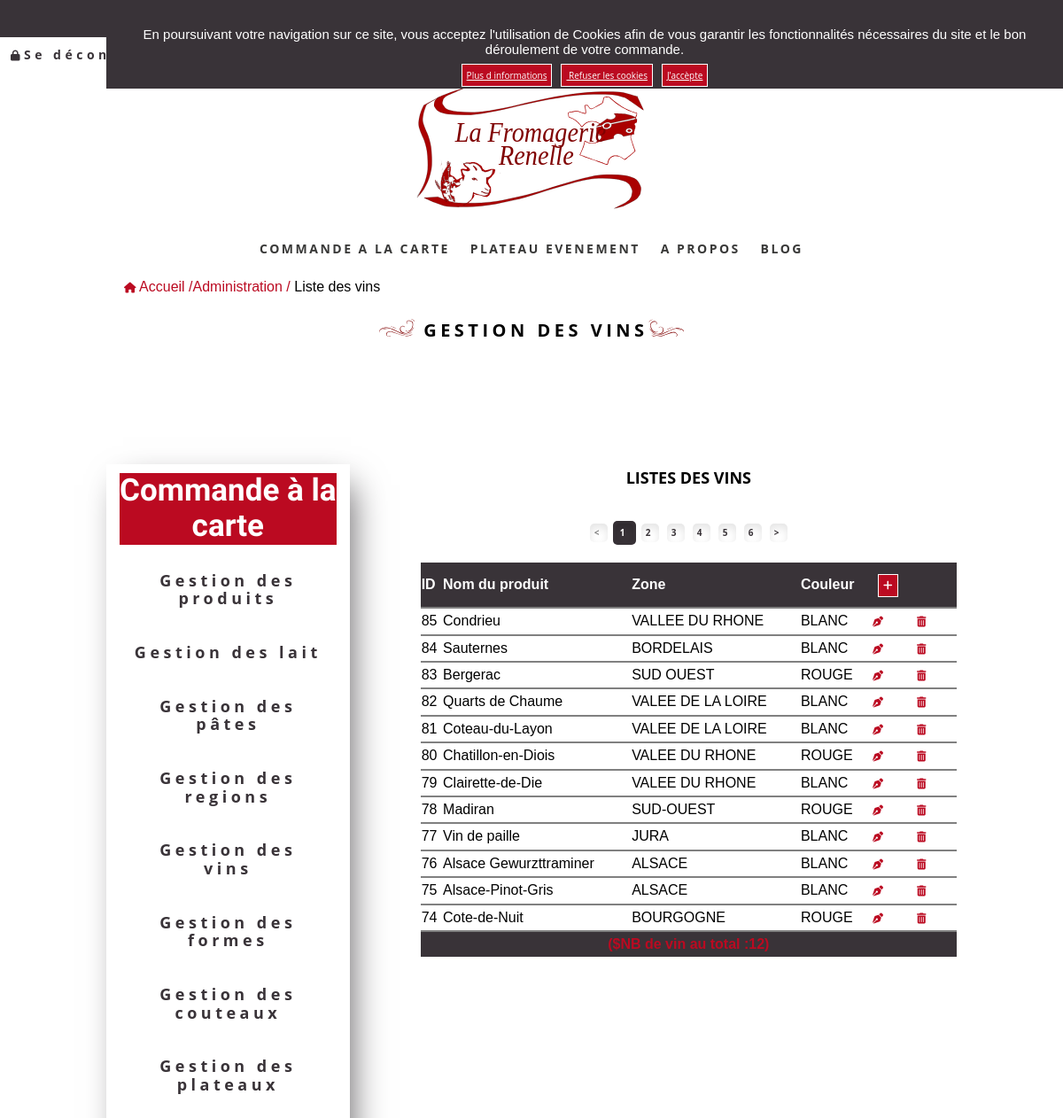
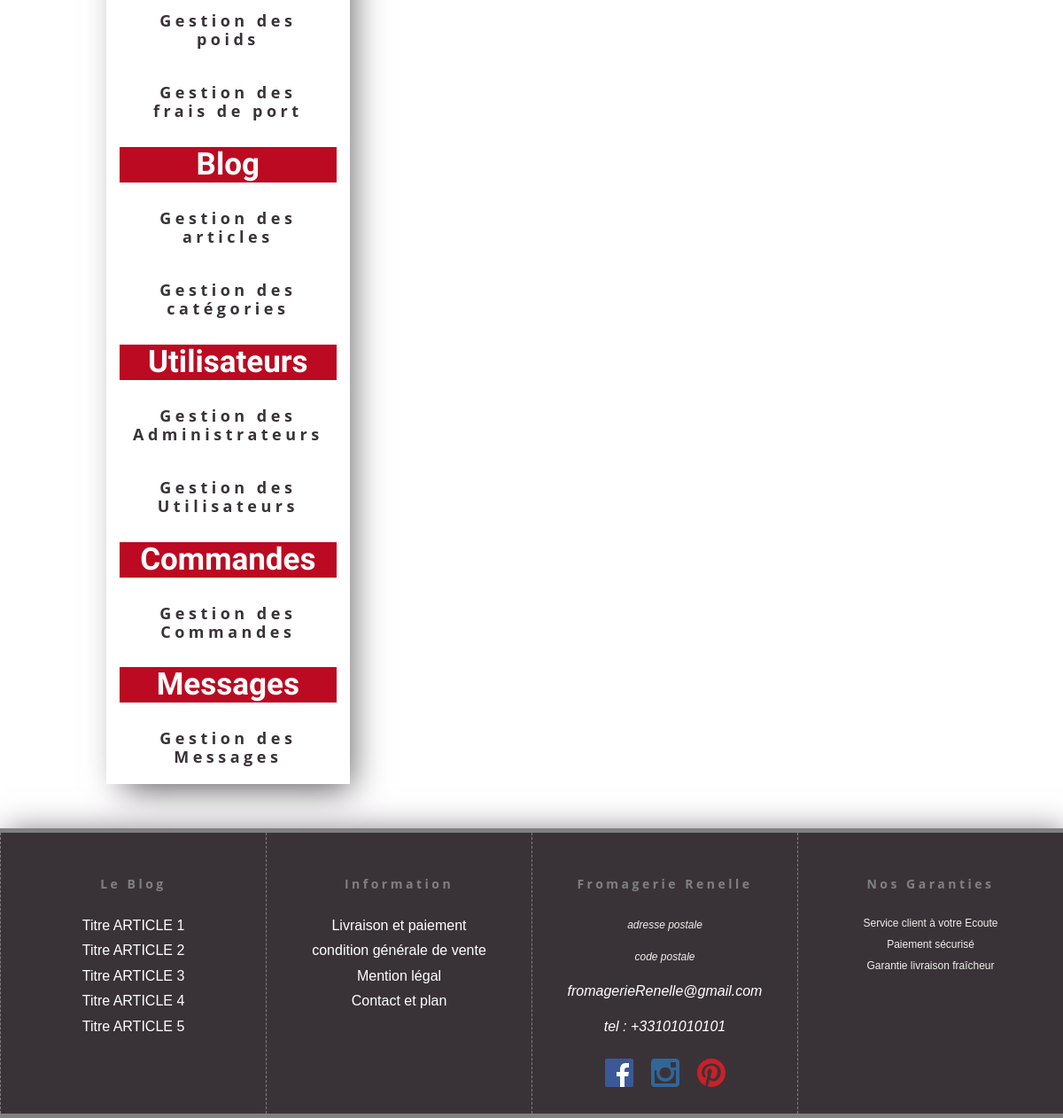
Screenshot of /index.php?controller=wineadmin&action=index (signed in) with the database file from the repository (2 pictures, top to bottom).
### tables this page shows
CREATE TABLE `wine` (
  `id` int(11) NOT NULL,
  `name` varchar(100) NOT NULL,
  `zoned` varchar(100) NOT NULL,
  `color` varchar(100) NOT NULL
);

### utilities/Controller.php (called while the page is built, shortened)
<?php
abstract class Controller
{
    public function renderView(string $view, array $params = [])
    {
        include 'views/layout.phtml';
    }
}

### controllers/admin/WineadminController.php (called while the page is built, shortened)
<?php
class WineadminController extends Controller
{
    public function index()
    {
        $esclusivite = new Product();
        $esclusivite = $esclusivite->GetExclusivite();
        $trays = new Tray();
        $trays = $trays->getAll();
        $regions = new Region();
        $regions = $regions->getAll();
        $milks = new Milk();
        $milks = $milks->getAll();
        $doughs = new Dough();
        $doughs = $doughs->getAll();
        $w = new Wine();
        $w = $w->getNbrAdmin();
        $nbrWine = $w[0]['nbr'];
        if (isset($_GET['page']) && !empty($_GET['page'])) {
            $currentPage = (int) strip_tags(htmlspecialchars($_GET['page']));
        } else {
            $currentPage = 1;
        }
        $parPage = 15;
        $pages = ceil($nbrWine / $parPage);
        $premier = ($currentPage * $parPage) - $parPage;
        $wines = new Wine();
        $wines = $wines->getAllAdmin($premier, $parPage);
        $this->renderView('admin/wine_list_admin',
            [
                'esclusivite' => $esclusivite,
                'wines' => $wines,
                'doughs' => $doughs,
                'milks' => $milks,
                'trays' => $trays,
                'regions' => $regions,
                'pages' => $pages,
                'currentPage' => $currentPage,
                'flash' => new FlashService()
            ]
        );
    }
}

### utilities/Database.php (called while the page is built, shortened)
<?php
class Database
{
    private $cnx;
    public function __construct()
    {
        try {
            $this->cnx = new PDO(
                "mysql:host=" . DATABASE['host'] . ";dbname=" . DATABASE['dbname'] . ";charset=utf8",
                DATABASE['user'],
                DATABASE['password']
            );
        } catch (PDOException $exception)
        {
            die($exception->getMessage());
        }
    }
    public function __destruct()
    {
        $this->cnx = null;
    }
    public function query(string $sql, array $criteria = array())
    {
        $query = $this->cnx->prepare($sql);
        $query->execute($criteria);
        return $query->fetchAll(PDO::FETCH_ASSOC);
    }
     public function queryPage(string $sql,array $criteria= [])
    {
        if(isset($_GET['page']) && !empty($_GET['page'])){
            $currentPage =(int) strip_tags($_GET['page']);
        }else{
            $currentPage =1;
        }
        $parPage =12;
        $premier = ($currentPage * $parPage) - $parPage;
        $query = $this->cnx->prepare($sql);
        $query->bindValue(':premier',$premier,PDO::PARAM_INT);
        $query->bindValue(':parpage',$parPage ,PDO::PARAM_INT);
        if(empty($criteria))
        $query->execute();
        else
         $query->execute($criteria);
        return $query->fetchAll(PDO::FETCH_ASSOC);
    }
}

### utilities/Autoload.php (called while the page is built, shortened)
<?php
spl_autoload_register(function ($class) {
    $sources  = [
        "controllers/$class.php",
        "controllers/admin/$class.php",
        "models/$class.php",
        "utilities/$class.php",
    ];
    foreach ($sources as $source) {
        if (file_exists($source)) {
            $test = true;
        }
    }
});

### models/Wine.php (called while the page is built, shortened)
<?php
class Wine
{
    public function getAllAdmin()
    {
        $cnx = new Database();
        $db=$cnx->queryPage('SELECT id,wine.name,zoned,color FROM wine
        ORDER BY id DESC
        LIMIT :premier, :parpage');
        return $db;
    }
    public function getNbrAdmin()
    {
    $cnx = new Database();
    $db = $cnx->query('SELECT COUNT(*)as nbr FROM wine ');
    return $db;
    }
}

### views/admin/wine_list_admin.phtml (the view, shortened to what this page needs)
<p class="lien"><a href="index.php?controller=home&action=index" title="retour à l'accueil"><i class="fa fa-home"></i> Accueil /</a><a href="index.php?controller=homeadmin&action=index" title="accueil admin">Administration /</a> Liste des vins </p>
<h2><img src="assets/img/logo/signeG.svg" alt="signeG"><span> GESTION DES VINS<img src="assets/img/logo/signeD.svg" alt="signeD"></span></h2>
<div class="list_product">
  <?php include 'aside_bar.phtml' ?>
  <div class=table-list>
    <h3>LISTES DES VINS</h3>
    <nav class="pagination">
      <ul>
        <li class="page-item <?= ($currentPage == 1) ? "disabled" : "" ?>">
          <a href="index.php?controller=wineadmin&action=index&page=<?= intval($currentPage - 1) ?>" class="page-link">
            &lt;</a> </li> <?php for ($page = 1; $page <= $pages; $page++) : ?>
        <li class="page-item <?= ($currentPage == $page) ? "active" : "" ?>">
          <a href="index.php?controller=wineadmin&action=index&page=<?= intval($page) ?>" class="page-link"><?= intval($page) ?></a>
        </li>
      <?php endfor ?>
      <li class="page-item <?= ($currentPage == $pages) ? "disabled" : "" ?>">
        <a href="index.php?controller=wineadmin&action=index&page=<?= intval($currentPage + 1) ?>" class="page-link">&gt;</a>
      </li>
      </ul>
    </nav>
    <table class="generic-table listproduct">
      <thead>
        <tr>
          <th>ID</th>
          <th>Nom du produit</th>
          <th>Zone</th>
          <th>Couleur</th>
          <th colspan="2"><a class="btn" href="index.php?controller=wineadmin&action=insert" title="insertion d'un nouveau vin"><i class="fas fa-plus"></i></a> </th>
        </tr>
      </thead>
      <tbody>
        <?php foreach ($wines as $wine) : ?>
          <tr>
            <td><?= htmlspecialchars($wine['id']) ?></td>
            <td><?= htmlspecialchars($wine['name']) ?></td>
            <td><?= htmlspecialchars($wine['zoned']) ?></td>
            <td><?= htmlspecialchars($wine['color']) ?></td>
            <td class="icone_e"><a href="index.php?controller=wineadmin&action=edit&id=<?= intval($wine['id']); ?>" title="modification d'un vin"><i class="fas fa-pen-nib"></i></a></td>
            <td class="icone_e"><a href="index.php?controller=wineadmin&action=delete&id=<?= intval($wine['id']); ?>" title="suppression d'un vin" class="supprimer"><i class="fa fa-trash" aria-hidden="true"></i></a></td>
          </tr>
        <?php endforeach; ?>
      </tbody>
      <tfoot>
        <tr>
          <td colspan="6"><strong>($NB de vin au total :<?= count($wines) ?>)</strong></td>
        </tr>
      </tfoot>
    </table>
  </div>
</div>

### assets/css/style.css (style rules this page uses)
* { box-sizing: border-box; outline: none; }
html { font-size: 62.5%; margin: 0 auto; }
a { text-decoration: none; color:white; }
p { font-size: 1.4rem; text-align: center; }
h2,h3 { font-family: "Open sans"; font-size: 1.2rem; text-align: center; }
h2 { letter-spacing: 0.25rem; padding: 1rem; }
:root { --color-back-btn:#BB0A21; --color-text-btn:#BB0A21; --color-border:#BB0A21; }
h2 img, h3 img { width: 2.2rem; }
strong { color: var( --color-text-btn); }
.lien { display: none; }
i { font-size: 1.2rem; }
.btn { border: 0.1rem white solid; background-color: var( --color-back-btn); padding: 0.5rem; font-family: "Open sans"; font-size: 1rem; color: white; }
.generic-table { width: 100%; }
.generic-table th { text-align: left; height: 5rem; }
.generic-table td { text-align: left; height: 3rem; }
table { display: table; box-sizing: border-box; border-spacing: 0; }
.pagination { display: inline-block; margin: 2rem auto; text-align: center; width: 100%; }
.pagination ul { display: block; margin: 0 auto; }
.pagination ul li { display: inline-block; }
.pagination .active,.nav-basket .active { background-color: #393338; border-radius:0.5rem; box-shadow:inset 0 0.5rem 1rem rgba(0,0,0,.1); }
.pagination .active a,.nav-basket .active a { color: white; padding: 0.5rem; }
.pagination a { padding: 0.5rem; margin:0.3rem; font-size: 1rem; text-align:center; border-radius:0.5rem; box-shadow:inset 0 0.5rem 1rem rgba(0,0,0,.1); }
.pagination li.disabled a { pointer-events: none; cursor: default; color: gray; }
.list_product { flex-direction: column; }
.icone_e { width: 3.5rem; padding: 0.5rem; text-align: center; }
nav > ul > li > a { font-weight: bold; padding: 2rem 3rem; color: #393338; display: inline-block; text-decoration: none; text-align: center; font-family: "Open sans"; font-size: 1.2rem; letter-spacing: 0.45rem; }
nav ul { margin: 0; padding: 0; list-style-type: none; text-align: center; }
.table-list { max-width: 80%; margin: 5rem auto; }
.table-list h3 { text-align: center; margin-top: 2.5rem; }
.table-list td { font-size: 1.2rem; border-collapse: collapse; border-top: 0.2rem solid gray; }
.listproduct { text-align: center; width: 100%; font-size: 1.2rem; margin: 0 auto; }
.listproduct thead, .listproduct tfoot { background-color: #393338; color: white; }
.listproduct tfoot td { text-align: center; }
.listproduct thead th { font-size: 1.2rem; }
.list_product { margin: 5rem 0; }
.listproduct td a { color: var( --color-text-btn); }
.listproduct th a { margin: 1.5rem 1rem; }
html { height: 100%; }
@media only screen and (min-width: 768px) { h2 { font-size: 1.6rem; letter-spacing: 0.45rem; } }
@media only screen and (min-width: 768px) { h2 img { width: 4rem; } }
@media only screen and (min-width: 768px) { .lien { display: block; text-align: left; } }
@media only screen and (min-width: 768px) { .lien a { color: var( --color-text-btn); } }
@media only screen and (min-width: 768px) { nav > ul > li > a { display: inline-block; font-size: 1.8rem; } }
@media only screen and (min-width: 768px) { nav > ul > li { display: inline-block; } }
@media only screen and (min-width: 768px) { .table-list { margin-top: 5rem; } }
@media only screen and (min-width: 768px) { .table-list h3 { margin-top: 3.5rem; } }
@media only screen and (min-width: 768px) { .listproduct { font-size: 1.6rem; } }
@media only screen and (min-width: 768px) { .icone_e { width: 5rem; } }
@media only screen and (min-width: 768px) { .icone_e a { width: 2rem; } }
@media screen and (min-width: 960px) { a { font-size: 1.6rem; } }
@media screen and (min-width: 960px) { h2 { font-size: 2rem; letter-spacing: 0.45rem; } }
@media screen and (min-width: 960px) { h2 img { width: 4rem; } }
@media screen and (min-width: 960px) { p { font-size: 1.6rem; } }
@media screen and (min-width: 960px) { h3 { font-size: 1.8rem; } }
@media screen and (min-width: 960px) { .lien { padding-left: 2rem; } }
@media screen and (min-width: 960px) { nav > ul > li > a { font-size: 1.8rem; } }
@media screen and (min-width: 960px) { .list_product { display: flex; flex-direction: row; } }
@media screen and (min-width: 960px) { .table-list { display: flex; flex-direction: column; margin: 5rem 0 3rem 8rem; width: 80%; } }
@media screen and (min-width: 960px) { .table-list td, .listproduct, .listproduct thead th { font-size: 1.6rem; } }

### rows the page displays
wine: id "85", name "Condrieu", zoned "VALLEE DU RHONE", color "BLANC"
wine: id "84", name "Sauternes", zoned "BORDELAIS", color "BLANC"
wine: id "83", name "Bergerac", zoned "SUD OUEST", color "ROUGE"
wine: id "82", name "Quarts de Chaume", zoned "VALEE DE LA LOIRE", color "BLANC"
wine: id "81", name "Coteau-du-Layon", zoned "VALEE DE LA LOIRE", color "BLANC"
wine: id "80", name "Chatillon-en-Diois", zoned "VALEE DU RHONE", color "ROUGE"
wine: id "79", name "Clairette-de-Die", zoned "VALEE DU RHONE", color "BLANC"
wine: id "78", name "Madiran", zoned "SUD-OUEST", color "ROUGE"
wine: id "77", name "Vin de paille", zoned "JURA", color "BLANC"
wine: id "76", name "Alsace Gewurzttraminer", zoned "ALSACE", color "BLANC"
wine: id "75", name "Alsace-Pinot-Gris", zoned "ALSACE", color "BLANC"
wine: id "74", name "Cote-de-Nuit", zoned "BOURGOGNE", color "ROUGE"
